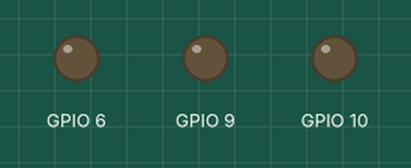
The sketch below on a simulated ESP32. On the bench: output pins drawn as LEDs (lit = HIGH).

Above: at 0.05 s.
At 2.05 s:
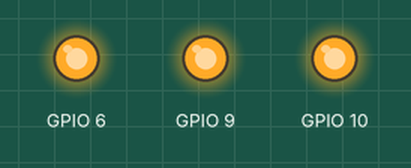
Timing chart, 0 to 4.7 s (numbered marks = the images above):
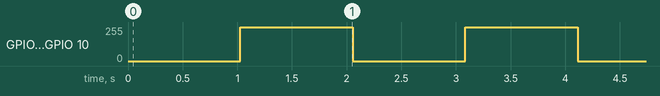

Measured:
- by itself, GPIO 6, GPIO 9, GPIO 10: alternates 255/255 for 1.0 s and 0/255 for 1.0 s

The sketch:

fade.ino
```cpp
#include <Arduino.h>
#ifdef ARDUINO_ARCH_ESP32
    #include <analogWrite.h>
#endif

uint8_t PINS[] {9, 10, 6};
#ifndef DELAY_HIGH
    #define DELAY_HIGH 4
#endif
#ifndef DELAY_LOW
    #define DELAY_LOW 4
#endif

void setup () {
    for (auto p : PINS)
        pinMode (p, OUTPUT);
}

void loop () {
    for (auto c = 0; c <= 255; c ++) {
        for (auto p : PINS)
            analogWrite (p, c);
        delay (DELAY_HIGH);
    }
    for (auto c = 255; c >= 0; c --) {
        for (auto p : PINS)
            analogWrite (p, c);
        delay (DELAY_LOW);
    }
}
```
